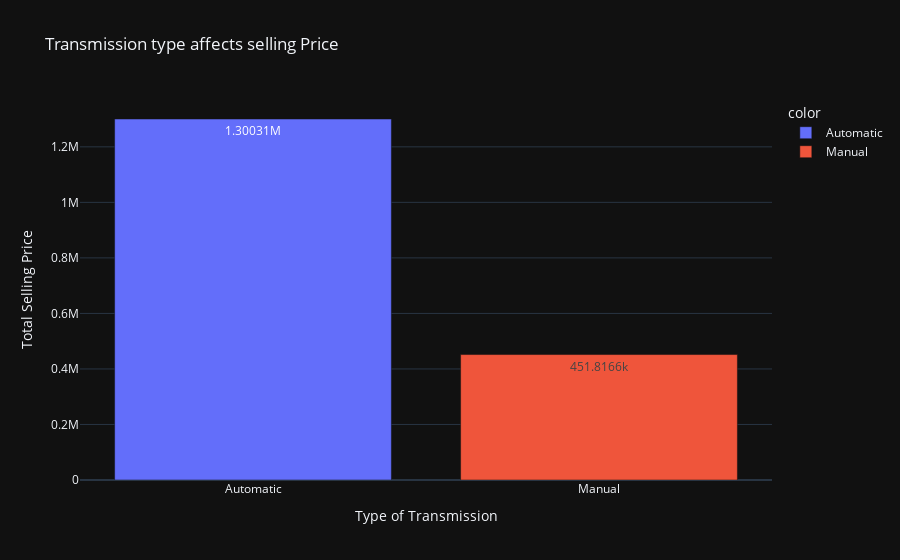

Notebook code cell kept with this figure:
### Markdown cell above
- Manual Cars are most popular tham automatic cars

### Code cell
Selling_price_transmission = df.groupby('transmission')['selling_price'].mean()
px.bar(x = Selling_price_transmission.index,
       y = Selling_price_transmission.values,
       template = 'plotly_dark',
       color = Selling_price_transmission.index,
       text_auto = True,
       title = 'Transmission type affects selling Price',
       labels = {'y':'Total Selling Price','x':'Type of Transmission'}
       )

### Figure 1 — Plotly figure (JSON) as saved in the notebook; plotly's stock layout.template omitted (floating-point values rounded to 4 significant figures)
{"data": [{"alignmentgroup": "True", "hovertemplate": "color=Automatic<br>Type of Transmission=%{x}<br>Total Selling Price=%{y}<extra></extra>", "legendgroup": "Automatic", "marker": {"color": "#636efa", "pattern": {"shape": ""}}, "name": "Automatic", "offsetgroup": "Automatic", "orientation": "v", "showlegend": true, "textposition": "auto", "texttemplate": "%{y}", "type": "bar", "x": ["Automatic"], "xaxis": "x", "y": [1300000.0], "yaxis": "y"}, {"alignmentgroup": "True", "hovertemplate": "color=Manual<br>Type of Transmission=%{x}<br>Total Selling Price=%{y}<extra></extra>", "legendgroup": "Manual", "marker": {"color": "#EF553B", "pattern": {"shape": ""}}, "name": "Manual", "offsetgroup": "Manual", "orientation": "v", "showlegend": true, "textposition": "auto", "texttemplate": "%{y}", "type": "bar", "x": ["Manual"], "xaxis": "x", "y": [451800.0], "yaxis": "y"}], "layout": {"barmode": "relative", "legend": {"title": {"text": "color"}, "tracegroupgap": 0}, "title": {"text": "Transmission type affects selling Price"}, "xaxis": {"anchor": "y", "domain": [0, 1], "title": {"text": "Type of Transmission"}}, "yaxis": {"anchor": "x", "domain": [0, 1], "title": {"text": "Total Selling Price"}}}}
